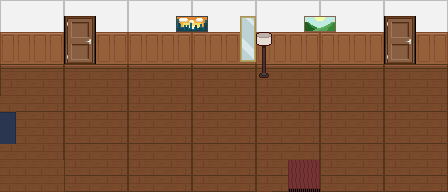

A level layout from a 2D game, rendered from its tile map. Below: a short description, then the map file with its tile-grid data intact:
An orthogonal 28x12 tile map with 16x16 px tiles, 4 tile layers (Wall, Door_img, Floor, Decor), 7 tilesets and 4 objects.

<map version="1.10" tiledversion="1.12.0" orientation="orthogonal" renderorder="right-down" width="28" height="12" tilewidth="16" tileheight="16" infinite="0" nextlayerid="7" nextobjectid="8">
 <tileset firstgid="1" source="map_hall/wall.tsx" />
 <tileset firstgid="225" source="map_hall/decor.tsx" />
 <tileset firstgid="345" source="map_hall/decor2.tsx" />
 <tileset firstgid="1359" source="map_hall/door.tsx" />
 <tileset firstgid="2095" source="BedRoomKhanhDuy/cabinets_LRK.tsx" />
 <tileset firstgid="3270" source="map_Livingroom/pixelinterior_LRK_v1.1/floorswalls_LRK.tsx" />
 <tileset firstgid="3494" source="map_Livingroom/pixelinterior_BR_v1.1/decorations_BR.tsx" />
 <layer id="1" name="Wall" width="28" height="12">
  <data encoding="csv">
24,25,26,27,24,25,26,27,24,25,26,27,24,25,26,27,24,25,26,27,24,25,26,27,24,25,26,27,
38,39,40,41,0,0,40,41,38,39,40,41,38,39,40,41,38,39,40,41,38,39,40,41,0,0,40,41,
52,53,54,55,0,0,54,55,52,53,54,55,52,53,54,55,52,53,54,55,52,53,54,55,0,0,54,55,
66,67,68,69,0,0,68,69,66,67,68,69,66,67,68,69,66,67,68,69,66,67,68,69,0,0,68,69,
0,0,0,0,0,0,0,0,0,0,0,0,0,0,0,0,0,0,0,0,0,0,0,0,0,0,0,0,
0,0,0,0,0,0,0,0,0,0,0,0,0,0,0,0,0,0,0,0,0,0,0,0,0,0,0,0,
0,0,0,0,0,0,0,0,0,0,0,0,0,0,0,0,0,0,0,0,0,0,0,0,0,0,0,0,
0,0,0,0,0,0,0,0,0,0,0,0,0,0,0,0,0,0,0,0,0,0,0,0,0,0,0,0,
0,0,0,0,0,0,0,0,0,0,0,0,0,0,0,0,0,0,0,0,0,0,0,0,0,0,0,0,
0,0,0,0,0,0,0,0,0,0,0,0,0,0,0,0,0,0,0,0,0,0,0,0,0,0,0,0,
0,0,0,0,0,0,0,0,0,0,0,0,0,0,0,0,0,0,0,0,0,0,0,0,0,0,0,0,
0,0,0,0,0,0,0,0,0,0,0,0,0,0,0,0,0,0,0,0,0,0,0,0,0,0,0,0
</data>
 </layer>
 <layer id="5" name="Door_img" width="28" height="12">
  <data encoding="csv">
0,0,0,0,0,0,0,0,0,0,0,0,0,0,0,0,0,0,0,0,0,0,0,0,0,0,0,0,
0,0,0,0,1412,1413,0,0,0,0,0,0,0,0,0,0,0,0,0,0,0,0,0,0,1412,1413,0,0,
0,0,0,0,1458,1459,0,0,0,0,0,0,0,0,0,0,0,0,0,0,0,0,0,0,1458,1459,0,0,
0,0,0,0,1504,1505,0,0,0,0,0,0,0,0,0,0,0,0,0,0,0,0,0,0,1504,1505,0,0,
0,0,0,0,0,0,0,0,0,0,0,0,0,0,0,0,0,0,0,0,0,0,0,0,0,0,0,0,
0,0,0,0,0,0,0,0,0,0,0,0,0,0,0,0,0,0,0,0,0,0,0,0,0,0,0,0,
0,0,0,0,0,0,0,0,0,0,0,0,0,0,0,0,0,0,0,0,0,0,0,0,0,0,0,0,
0,0,0,0,0,0,0,0,0,0,0,0,0,0,0,0,0,0,0,0,0,0,0,0,0,0,0,0,
0,0,0,0,0,0,0,0,0,0,0,0,0,0,0,0,0,0,0,0,0,0,0,0,0,0,0,0,
0,0,0,0,0,0,0,0,0,0,0,0,0,0,0,0,0,0,0,0,0,0,0,0,0,0,0,0,
0,0,0,0,0,0,0,0,0,0,0,0,0,0,0,0,0,0,0,0,0,0,0,0,0,0,0,0,
0,0,0,0,0,0,0,0,0,0,0,0,0,0,0,0,0,0,0,0,0,0,0,0,0,0,0,0
</data>
 </layer>
 <layer id="2" name="Floor" width="28" height="12">
  <data encoding="csv">
0,0,0,0,0,0,0,0,0,0,0,0,0,0,0,0,0,0,0,0,0,0,0,0,0,0,0,0,
0,0,0,0,0,0,0,0,0,0,0,0,0,0,0,0,0,0,0,0,0,0,0,0,0,0,0,0,
0,0,0,0,0,0,0,0,0,0,0,0,0,0,0,0,0,0,0,0,0,0,0,0,0,0,0,0,
0,0,0,0,0,0,0,0,0,0,0,0,0,0,0,0,0,0,0,0,0,0,0,0,0,0,0,0,
80,81,82,83,80,81,82,83,80,81,82,83,80,81,82,83,80,81,82,83,80,81,82,83,80,81,82,83,
94,95,96,97,94,95,96,97,94,95,96,97,94,95,96,97,94,95,96,97,94,95,96,97,94,95,96,97,
3364,109,110,111,108,109,110,111,108,109,110,111,108,109,110,111,108,109,110,111,108,109,110,111,108,109,110,111,
3534,95,96,97,94,95,96,97,94,95,96,97,94,95,96,97,94,95,96,97,94,95,96,97,94,95,96,97,
3546,95,96,97,108,109,110,111,108,109,110,111,108,109,110,111,108,109,110,111,108,109,110,111,108,109,110,111,
3365,95,96,97,94,95,96,97,94,95,96,97,94,95,96,97,94,95,96,97,94,95,96,97,94,95,96,97,
3364,3364,3364,3364,108,109,110,111,108,109,110,111,108,109,110,111,108,109,1248,1249,108,109,110,111,108,109,110,111,
3364,3364,3364,3364,108,109,110,111,108,109,110,111,108,109,110,111,94,109,1287,1288,108,109,110,111,108,109,110,111
</data>
 </layer>
 <objectgroup id="6" name="Door">
  <object id="1" x="65.5" y="17.5" width="30" height="49.5">
   <properties>
    <property name="spawnX" type="float" value="30" />
    <property name="spawnY" type="float" value="50" />
    <property name="targetMap" value="bedroomKD.tmx" />
   </properties>
  </object>
  <object id="2" x="287.5" y="174.5" width="31.5" height="19">
   <properties>
    <property name="spawnX" type="float" value="413" />
    <property name="spawnY" type="float" value="256" />
    <property name="targetMap" value="map.tmx" />
   </properties>
  </object>
  <object id="3" x="384" y="16" width="32" height="51.5">
   <properties>
    <property name="spawnX" type="float" value="20" />
    <property name="spawnY" type="float" value="20" />
    <property name="targetMap" value="storage.tmx" />
   </properties>
  </object>
  <object id="7" x="0.0909091" y="111.614" width="15.0909" height="32.4091">
   <properties>
    <property name="spawnX" type="float" value="300" />
    <property name="spawnY" type="float" value="130" />
    <property name="targetMap" value="BedroomMaster.tmx" />
   </properties>
  </object>
 </objectgroup>
 <layer id="4" name="Decor" width="28" height="12">
  <data encoding="csv">
0,0,0,0,0,0,0,0,0,0,0,0,0,0,0,0,0,0,0,0,0,0,0,0,0,0,0,0,
0,0,0,0,0,0,0,0,0,0,0,280,281,0,0,283,0,0,0,304,305,0,0,0,0,0,0,0,
0,0,0,0,0,0,0,0,0,0,0,0,0,0,0,295,242,0,0,0,0,0,0,0,0,0,0,0,
0,0,0,0,0,0,0,0,0,0,0,0,0,0,0,307,254,0,0,0,0,0,0,0,0,0,0,0,
0,0,0,0,0,0,0,0,0,0,0,0,0,0,0,0,266,0,0,0,0,0,0,0,0,0,0,0,
0,0,0,0,0,0,0,0,0,0,0,0,0,0,0,0,0,0,0,0,0,0,0,0,0,0,0,0,
0,0,0,0,0,0,0,0,0,0,0,0,0,0,0,0,0,0,0,0,0,0,0,0,0,0,0,0,
0,0,0,0,0,0,0,0,0,0,0,0,0,0,0,0,0,0,0,0,0,0,0,0,0,0,0,0,
0,0,0,0,0,0,0,0,0,0,0,0,0,0,0,0,0,0,0,0,0,0,0,0,0,0,0,0,
0,0,0,0,0,0,0,0,0,0,0,0,0,0,0,0,0,0,0,0,0,0,0,0,0,0,0,0,
0,0,0,0,0,0,0,0,0,0,0,0,0,0,0,0,0,0,0,0,0,0,0,0,0,0,0,0,
0,0,0,0,0,0,0,0,0,0,0,0,0,0,0,0,0,0,0,0,0,0,0,0,0,0,0,0
</data>
 </layer>
</map>
